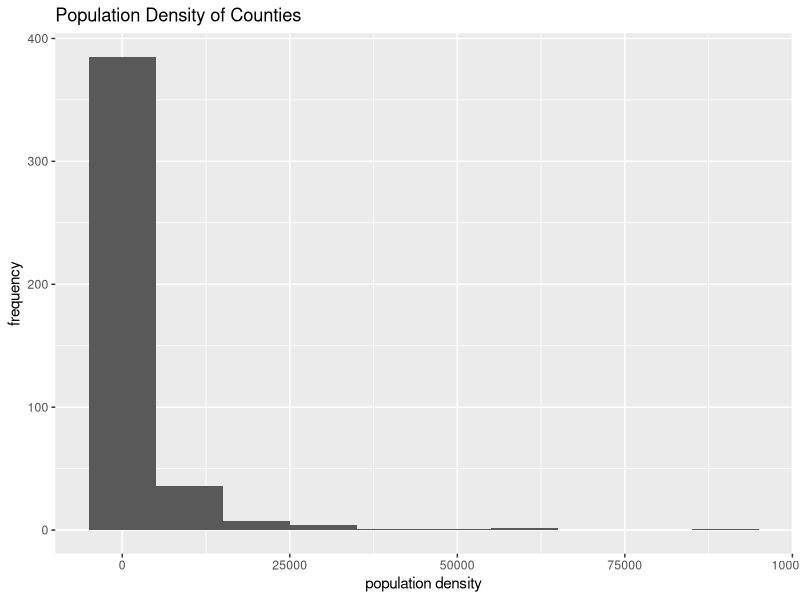
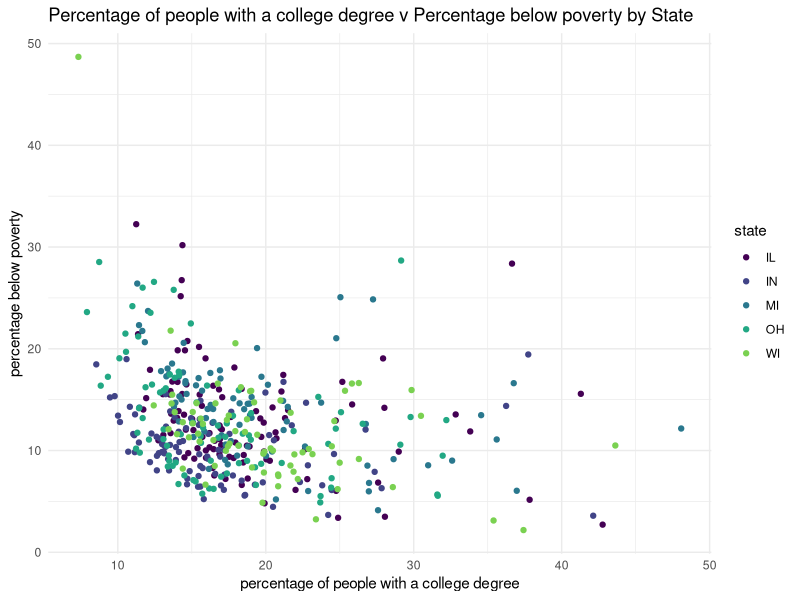
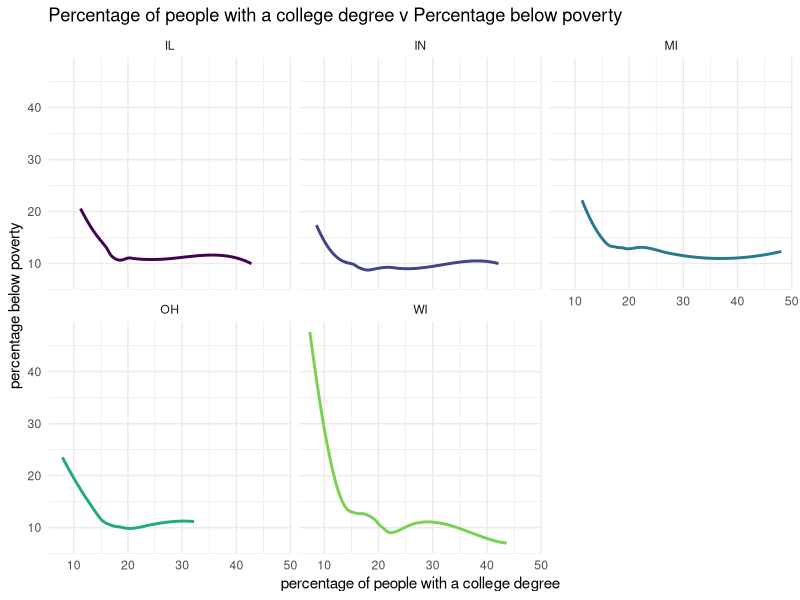
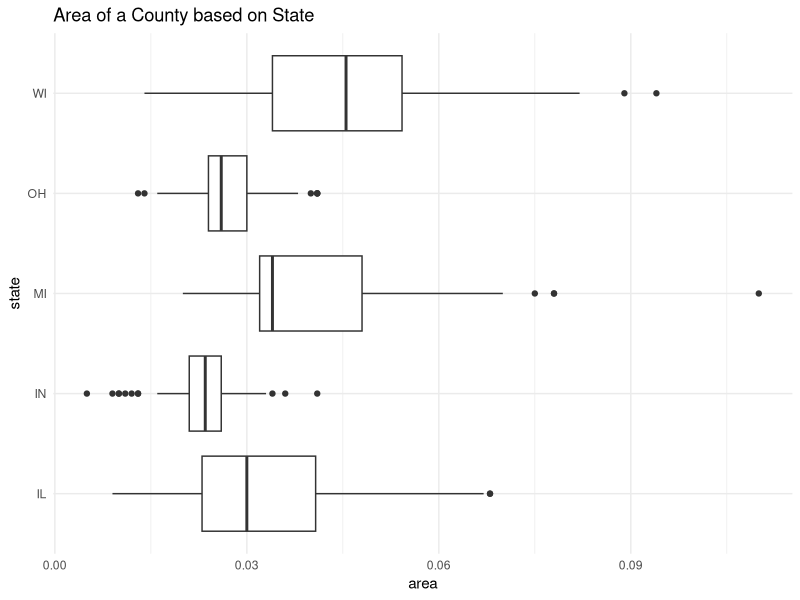
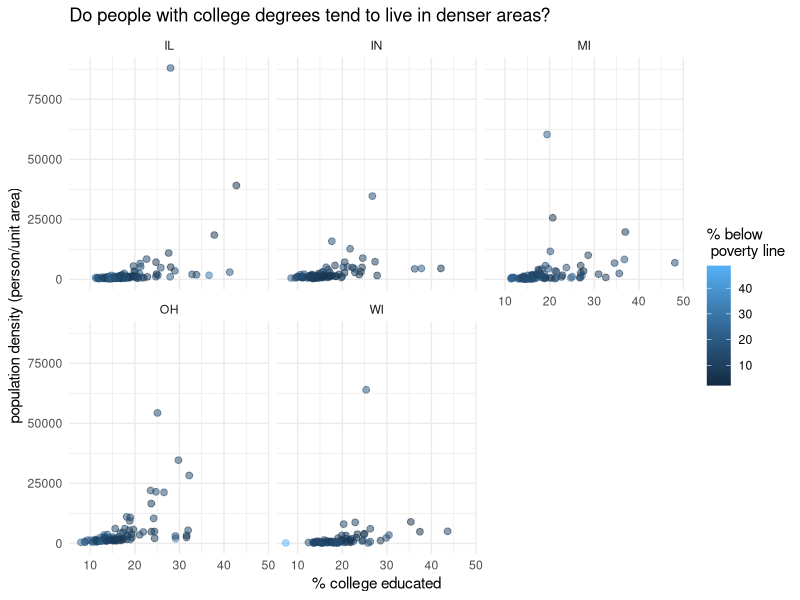

Write the R code that produced these figures, in order.
## ---- chunk 1
#| label: load-packages
#| message: false
#| warning: false

library(tidyverse)
library(viridis)
## ---- chunk 2
#| label: add-histogram
ggplot(midwest, mapping=aes(x=popdensity))+
  geom_histogram(binwidth=10000)+
  labs(
    x="population density",
    y= "frequency",
    title="Population Density of Counties"
  )
## ---- chunk 3
#| label: add-scatterplot
ggplot(midwest, mapping=aes(x=percollege, y=percbelowpoverty, color=state))+
  geom_point()+
  labs(
    x="percentage of people with a college degree",
    y= "percentage below poverty",
    title="Percentage of people with a college degree v Percentage below poverty by State"
  )+
  scale_color_viridis_d(option="D", end=0.8)+
  theme_minimal()
## ---- chunk 4
#| label: scatterplots_for_each_state
ggplot(midwest, mapping=aes(x=percollege, y=percbelowpoverty, color=state))+
  geom_smooth(se=FALSE, show.legend=FALSE)+
  labs(
    x="percentage of people with a college degree",
    y= "percentage below poverty",
    title="Percentage of people with a college degree v Percentage below poverty"
  )+
  facet_wrap(~state)+
  scale_color_viridis_d(option="D", end=0.8)+
  theme_minimal()
## ---- chunk 5
#| label: side_by_side_boxplots
ggplot(midwest, mapping=aes(x=area, y=state))+
  geom_boxplot(show.legend=FALSE)+
  labs(
    x="area",
    y= "state",
    title="Area of a County based on State"
  )+
  theme_minimal()
## ---- chunk 6
midwest <- midwest |>
  mutate(metro = if_else(inmetro == 1, "Yes", "No"))
## ---- chunk 7
#| label: recreating plot
ggplot(midwest, mapping=aes(x=percollege, y=popdensity, color=percbelowpoverty))+
  geom_point(size=2, alpha=0.5)+
  labs(
    x="% college educated",
    y= "population density (person/unit area)",
    title="Do people with college degrees tend to live in denser areas?",
    color="% below \n poverty line"
  )+
  facet_wrap(~state)+
  theme_minimal()
